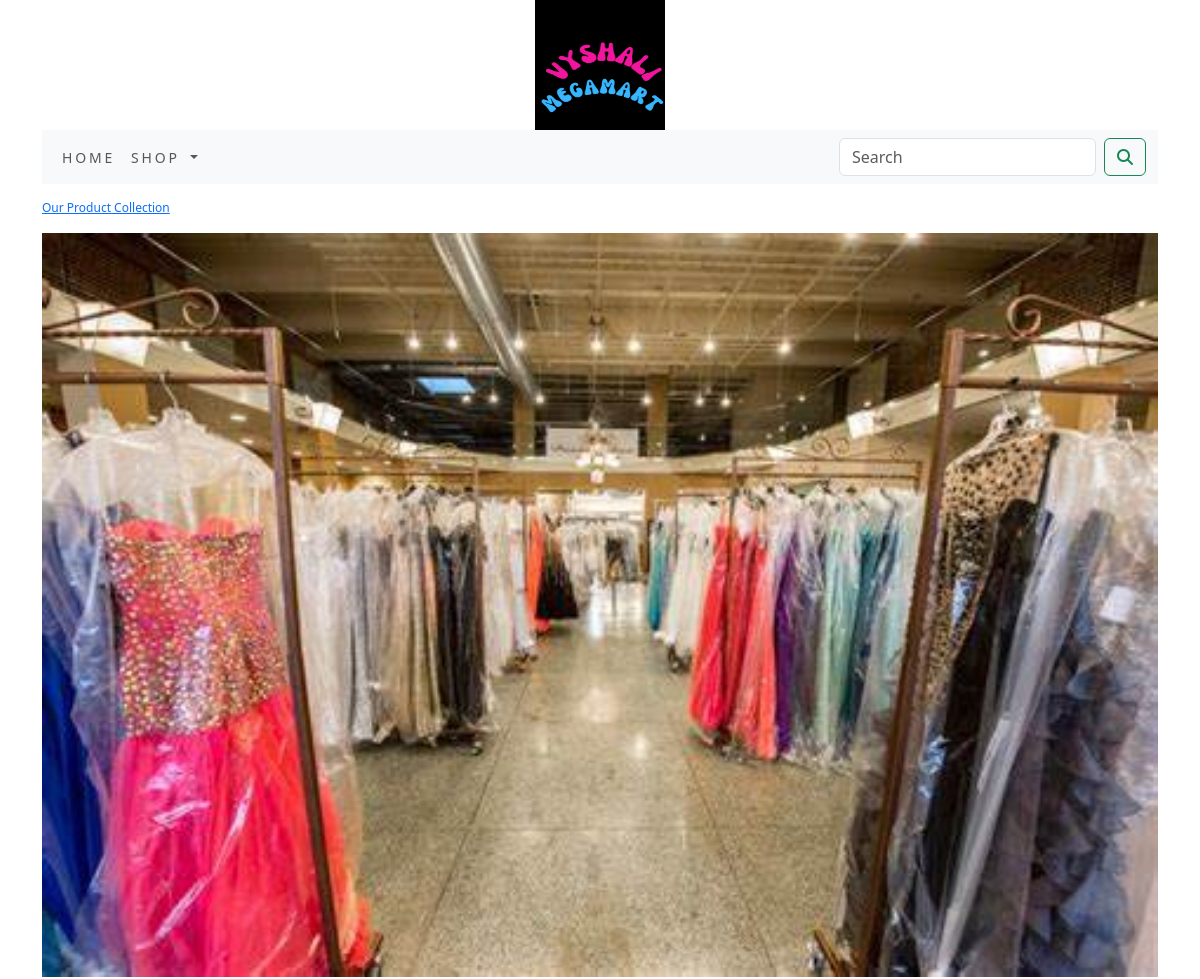
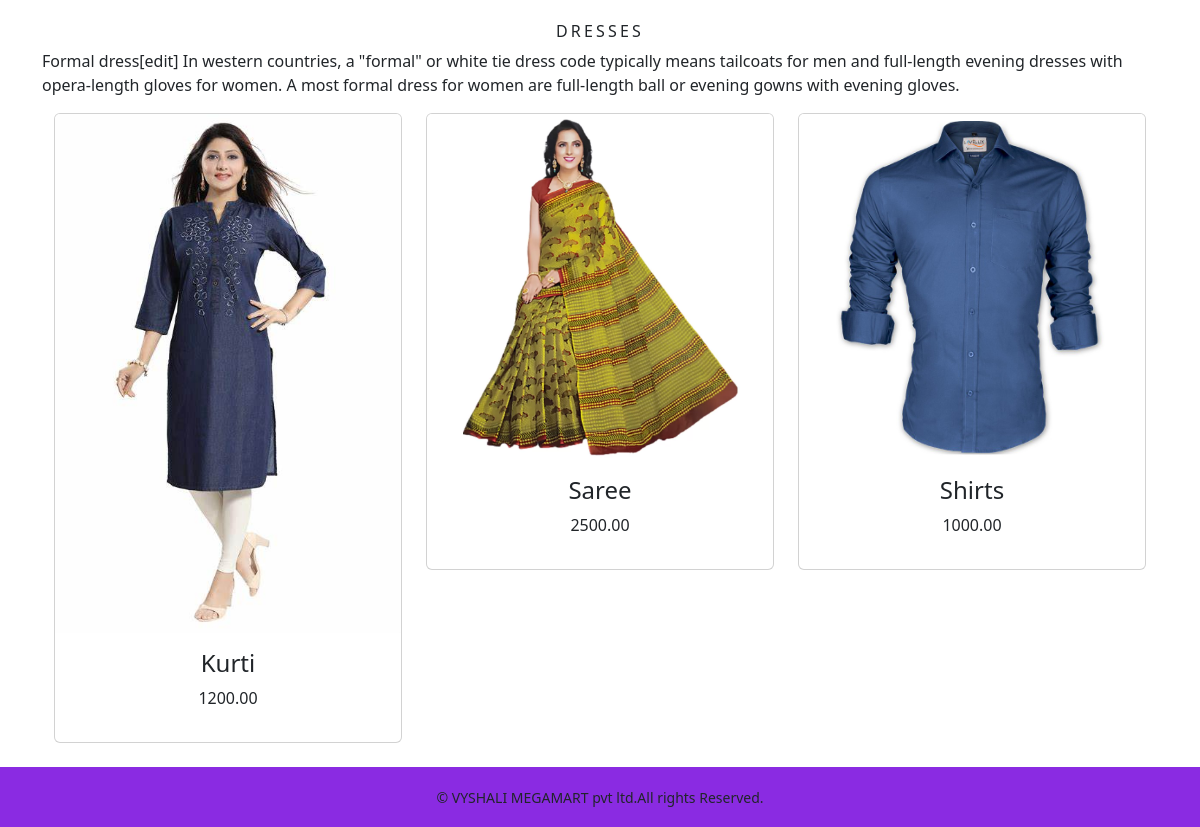
Screenshot of /shop_app/dresses/ with the database file from the repository (2 pictures, top to bottom).
### shop_app/models.py (models this page shows, shortened)
class Category(models.Model):
    name=models.CharField(max_length=250,unique=True)
    slug=models.SlugField(max_length=250,unique=True)
    description=models.TextField(blank=True)
    image=models.ImageField(upload_to='category',blank=True)
    class Meta:
        ordering=('name',)
        verbose_name='category'
        verbose_name_plural='categories'
    def get_url(self):
        return reverse('shop_app:products_by_category',args=[str(self.slug)])

class Product(models.Model):
    name = models.CharField(max_length=250, unique=True)
    slug = models.SlugField(max_length=250, unique=True)
    description = models.TextField(blank=True)
    price=models.DecimalField(max_digits=10,decimal_places=2)
    category=models.ForeignKey(Category,on_delete=models.CASCADE)
    image = models.ImageField(upload_to='product', blank=True)
    stock=models.IntegerField()
    available=models.BooleanField(default=True)
    created=models.DateTimeField(auto_now_add=True)
    updated=models.DateTimeField(auto_now=True)
    def get_url(self):
        return reverse('shop_app:prodCatdetail',args=[self.category.slug,self.slug])
    class Meta:
        ordering=('name',)
        verbose_name='product'
        verbose_name_plural='products'

### shop_app/views.py (the view)
# urls.py: path('',views.allProdCat,name='allProdCat'),
def allProdCat(request,c_slug=None):
    c_page=None
    products_list=None
    if c_slug!=None:
        c_page=get_object_or_404(Category,slug=c_slug)
        products_list=Product.objects.all().filter(category=c_page,available=True)
    else:
        products_list=Product.objects.all().filter(available=True)
    paginator=Paginator(products_list,6)
    try:
        page=int(request.GET.get('page','1'))
    except:
        page=1
    try:
        products=paginator.page(page)
    except (EmptyPage,InvalidPage):
        products=paginator.page(paginator.num_pages)
    return render(request,'category.html',{'category':c_page,'products':products})

### cart/context_processors.py (called while the page is built)
def counter(request):
    item_count=0
    if 'admin' in request.path:
        return {}
    else:
        try:
            cart=Cart.objects.filter(cart_id=_cart_id(request))
            cart_items=CartItem.objects.all().filter(cart=cart[:1])
            for cart_item in cart_items:
                item_count += cart_item.quantity
        except Cart.DoesNotExist:
            item_count=0
    return dict(item_count=item_count)

### cart/views.py (called while the page is built)
def _cart_id(request):
    cart=request.session.session_key
    if not cart:
        cart=request.session.create()
    return cart

### shop_app/context_processors.py (called while the page is built)
def menu_links(request):
    links=Category.objects.all()
    return dict(links=links)

### templates/category.html (shortened to what this page needs)
{% extends 'base.html' %}
{% load static %}
{% block content %}
{% if category %}
    <div>
        <div class="row my_row_class">
            <div class="mx_auto">
            <p><a href="{% url 'shop_app:allProdCat' %}">Our Product Collection</a> </p>
        </div>
            </div>
    </div>
    {% endif %}
<div class="mx_auto">
    {% if category %}
        <img class="my_image" src="{{category.image.url}}" alt="{{category.name}}">
</div>
    <br>
<div>
        <h1 class="text-center my_title">{{category.name}}</h1>
        <p class="text-justify">{{category.description}}</p>
</div>
    {% endif %}
<div class="container">
    <div class="row mx_auto">
        {% for product in products.object_list %}
        <div class="my_botttom_margin col-9 col-sm-12 col-md-4  xol-lg-4">
            <div class="card text-center" style="min-width:18rem;">
                <a href="{{product.get_url}}"><img class="card-img-top my_image" src="{{product.image.url}}" alt="{{product.name}}"></a>
                <div class="card-body">
                    <h4>{{product.name}}</h4>
                    <p>{{product.price}}</p>
                </div>
            </div>
        </div>
        {% endfor %}
    </div>
    <br>
</div>
{% endblock %}

### static/css/custom.css (style rules this page uses)
body { font-family: 'Roboto', sans-serif; }
.my_row_class { padding-top: 15px; }
.my_row_class .mx_auto { color: #000; font-size: 12px; }
.my_image { width: 100%; height: auto; }
.my_title { font-size: 16px; text-transform: uppercase; letter-spacing: .2em; }

### rows the page displays
Category: image (picture), name "DRESSES", description "Formal dress[edit] In western countries, a \"formal\" or white tie dress code typically means tailcoats for men and full-length evening dresses with opera-length gloves for women. A most formal dress for women are full-length ball or evening gowns with evening gloves."
Product: image (picture), name "Kurti", price "1200.00"
Product: image (picture), name "Saree", price "2500.00"
Product: image (picture), name "Shirts", price "1000.00"
